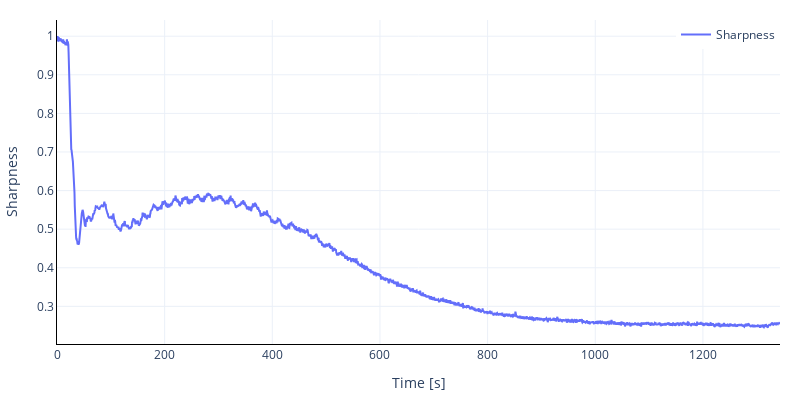

The notebook cell saved with this chart:
### Markdown cell above
# Time series

### Code cell
analyzer.plot_sharpness_time_series(
    data=analyzer.get_sharpness(),
    figsize=(8, 4),
)

### Figure 1 — Plotly figure (JSON) as saved in the notebook; plotly's stock layout.template omitted (floating-point values rounded to 4 significant figures; data arrays with more than 128 entries replaced by an {"elided": "..."} marker saying what was removed)
{"data": [{"customdata": {"elided": "2687 int values"}, "hoverlabel": {"namelength": 0}, "hovertemplate": "Frame: %{customdata}<br>Time: %{x:.1f}s<br>sharpness: %{y:.2f}", "mode": "lines", "name": "Sharpness", "type": "scatter", "x": {"elided": "2687 float values"}, "y": {"elided": "2687 float values"}}], "layout": {"height": 400, "legend": {"x": 1, "xanchor": "right", "yanchor": "top"}, "margin": {"b": 20, "l": 20, "r": 20, "t": 20}, "plot_bgcolor": "rgba(0,0,0,0)", "showlegend": true, "width": 800, "xaxis": {"linecolor": "black", "showgrid": true, "showline": true, "title": {"text": "Time [s]"}}, "yaxis": {"linecolor": "black", "showgrid": true, "showline": true, "title": {"text": "Sharpness"}}}}
